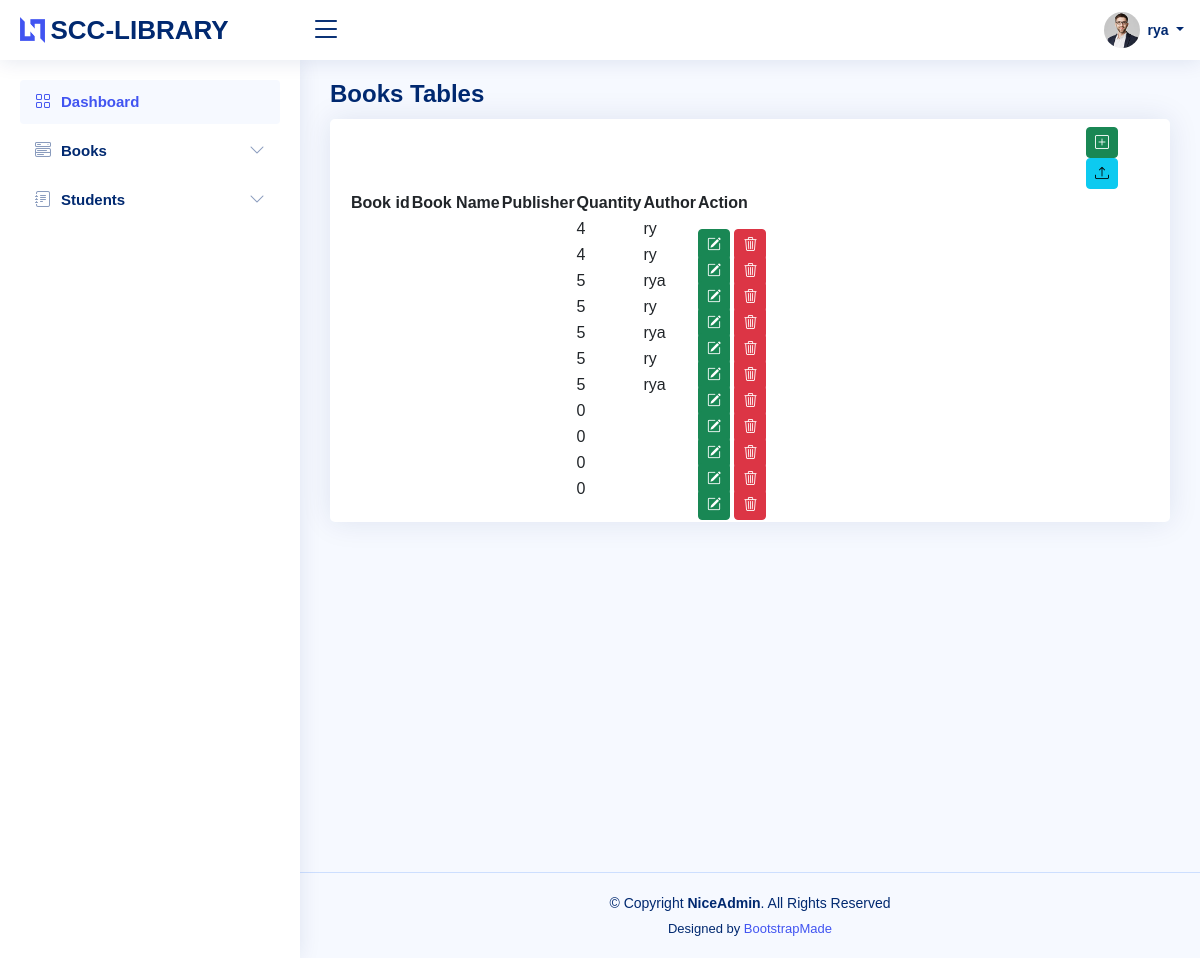
/Books.php (signed in), run on the app's committed database.
### tables this page shows
CREATE TABLE `tbl_books` (
  `b_isbn` int(10) NOT NULL,
  `b_image` varchar(100) NOT NULL,
  `b_name` varchar(100) NOT NULL,
  `b_description` varchar(1000) NOT NULL,
  `b_publish` varchar(100) NOT NULL,
  `b_quantity` int(10) NOT NULL,
  `b_author` varchar(100) NOT NULL,
  `b_status` varchar(100) NOT NULL
);

### Books.php (the view, shortened to what this page needs)
<?php
include "Header/header.php";
include "Db/connection.php";
?>
<main id="main" class="main">
<div class="pagetitle">
  <h1>Books Tables</h1>
</div>
<section class="section">
  <div class="row">
    <div class="col-lg-12">
      <div class="card">
        <div class="card-body">
          <div class="side">
        <button class="btn btn-success btn-sm" data-bs-toggle="modal" data-bs-target="#addModal">
          <i class="zmdi zmdi-plus"></i><i class="bi bi-plus-square"></i></button>
          <button class="btn btn-info btn-sm" data-bs-toggle="modal" data-bs-target="#import">
          <i class="zmdi zmdi-plus"></i><i class="bi bi-upload"></i></button>
</div>
          <table class="table-borderless datatable">
            <thead>
              <tr>
                <th scope="col">Book id</th>
                <th scope="col">Book Name</th>
                <th scope="col">Publisher</th>
                <th scope="col">Quantity</th>
                <th scope="col">Author</th>
                <th scope="col">Action</th>
              </tr>
            </thead>
            <?php
                                  $statement=$conn->prepare("SELECT * FROM tbl_books WHERE b_status != 'Deleted'");
                                  $statement->execute();
                                  while($books=$statement->fetch()){
                                            ?>
              <tr>
                <td><?php echo $books['b_id'] ?></td>
                <td><?php echo $books['b_titleofbook'] ?></td>
                <td><?php echo $books['b_publisher'] ?></td>
                <td><?php echo $books['b_quantity'] ?></td>
                <td><?php echo $books['b_author'] ?></td>
                <td>
                <div style="position:absolute">
        <a href="#edit_<?php echo $books["b_id"]; ?>" class="btn btn-success btn-sm" data-bs-toggle="modal"><i class="bi bi-pencil-square"></i></a>
          <a href="#del_<?php echo $books["b_id"]; ?>" class="btn btn-danger btn-sm" data-bs-toggle="modal"><i class="bi bi-trash3"></i></a>
              </div>
                </td>
              </tr>
            <?php
                          }
                          ?>
          </table>
        </div>
      </div>
    </div>
  </div>
</section>
</main>
<?php
include "footer/footer.php";
?>

### assets/css/style.css (style rules this page uses)
:root { scroll-behavior: smooth; }
.side { margin-left: 92%; margin-bottom: 1px; margin-top: 1%; }
body { font-family: "Open Sans", sans-serif; background: #f6f9ff; color: #444444; }
a { color: #4154f1; text-decoration: none; }
h1, h2, h3, h4, h5, h6 { font-family: "Nunito", sans-serif; }
#main { margin-top: 60px; padding: 20px 30px; transition: all 0.3s; }
.pagetitle { margin-bottom: 10px; }
.pagetitle h1 { font-size: 24px; margin-bottom: 0; font-weight: 600; color: #012970; }
.card { margin-bottom: 30px; border: none; border-radius: 5px; box-shadow: 0px 0 30px rgba(1, 41, 112, 0.1); }
.card-body { padding: 0 20px 20px 20px; }
@media (min-width: 1200px) { #main, #footer { margin-left: 300px; } }

### data on the page
tbl_books: b_quantity "4", b_author "ry"
tbl_books: b_quantity "4", b_author "ry"
tbl_books: b_quantity "5", b_author "rya"
tbl_books: b_quantity "5", b_author "ry"
tbl_books: b_quantity "5", b_author "rya"
tbl_books: b_quantity "5", b_author "ry"
tbl_books: b_quantity "5", b_author "rya"
tbl_books: b_quantity "0"
tbl_books: b_quantity "0"
tbl_books: b_quantity "0"
tbl_books: b_quantity "0"

### other printed values
$_SESSION['name'] "rya"
